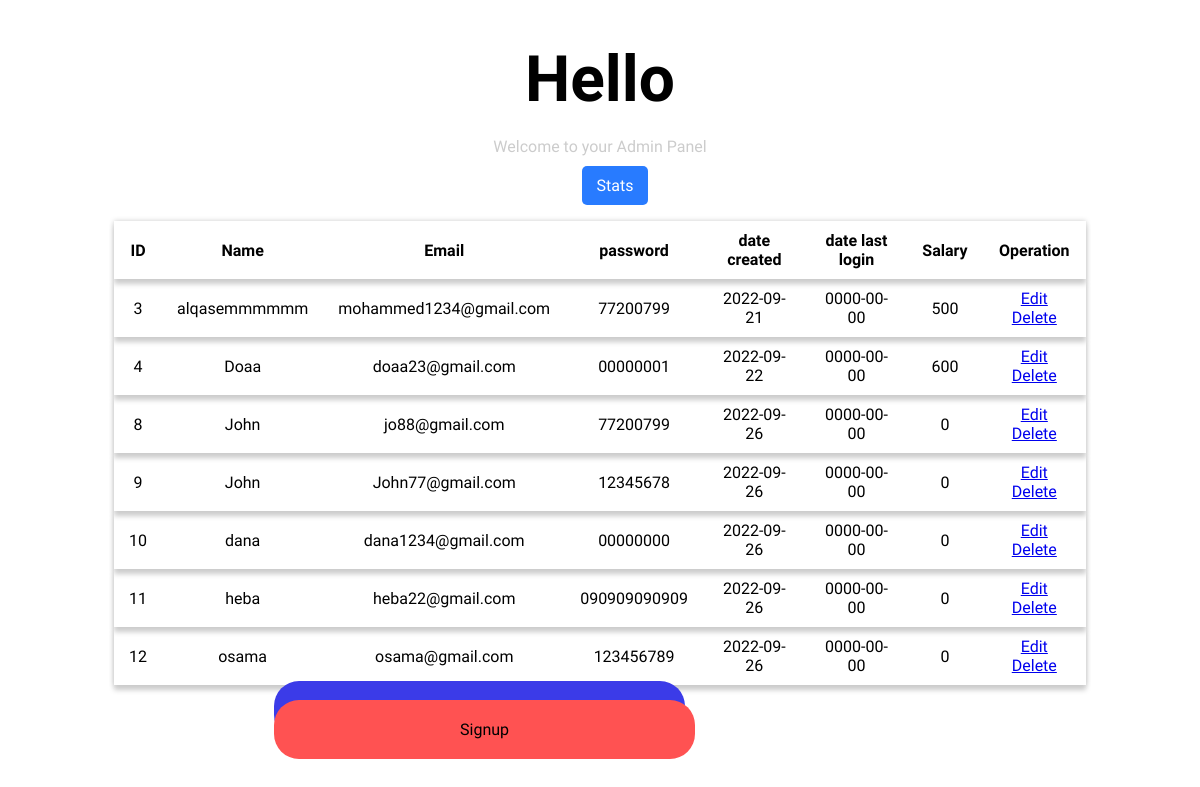
/main/index.php, run on the app's committed database.
### tables this page shows
CREATE TABLE `user` (
  `id` int(50) NOT NULL,
  `firstname` varchar(100) NOT NULL,
  `middlename` varchar(100) NOT NULL,
  `lastname` varchar(100) NOT NULL,
  `familyname` varchar(100) NOT NULL,
  `email` varchar(100) NOT NULL,
  `password` varchar(100) NOT NULL,
  `phone` bigint(100) NOT NULL,
  `dob` varchar(100) NOT NULL,
  `date_created` date NOT NULL,
  `date_lastLogged` date NOT NULL,
  `role` varchar(100) NOT NULL,
  `salary` int(100) NOT NULL
);

### main/index.php (the view, shortened to what this page needs)
<?php
    require_once("../includes/connection.php");
?>
<!DOCTYPE html>
<html lang="en">
<head>
    <link rel="stylesheet" href="../css/style.css">
</head>
<body>
    <section id="home" class="homeContainer">
        <div class="welcomeContainer">
            <div class="welcomeTitle">
                <h1>Hello <?php echo $_SESSION['username']; ?></h1>
            </div>
            <div class="welcomeSubTitle">
                <p>Welcome to your Admin Panel</p>
            </div>
            <div class="stats">
                <a href="stats.php">Stats</a>
            </div>
            <?php
                $fetchDetails = mysqli_query($conn, "SELECT * FROM user WHERE role NOT IN ('Super admin')");
            ?>
            <div class="tableContainer">
                <table>
                    <tr>
                        <th>ID</th>
                        <th>Name</th>
                        <th>Email</th>
                        <th>password</th>
                        <th>date created</th>
                        <th>date last login</th>
                        <th>Salary</th>
                        <th>Operation</th>
                    </tr>
                    <?php
                    while($data = mysqli_fetch_array($fetchDetails))
                    {
                        ?>
                        <tr>
                            <td><?php echo $data['id']; ?></td>
                            <td><?php echo $data['firstname']; ?></td>
                            <td><?php echo $data['email']; ?></td>
                            <td><?php echo $data['password']; ?></td>
                            <td><?php echo $data['date_created']; ?></td>
                            <td><?php echo $data['date_lastLogged']; ?></td>
                            <td><?php echo $data['salary']; ?></td>
                            <td>
                                <a href="<?php echo 'index.php?edit='. $data['id']; ?>">Edit</a>
                                <a href="<?php echo 'index.php?delete='. $data['id']; ?>">Delete</a>
                            </td>
                        </tr>
                        <?php
                    }
                    ?>
                </table>
            </div>
            <div class="welcomeBtns">
                <div class="btns">
                    <?php if(isset($_SESSION['login'])): ?>
                        <a style="margin: 0 0 0 180px; position: relative; top: 100px;" class="login" href="../pages/logout.php">Logout</a>
                    <?php else: ?>
                        <a class="login" href="../pages/login.php">Login</a>
                        <a class="signup" href="../pages/signup.php">Signup</a>
                    <?php endif; ?>
                </div>
            </div>
        </div>
    </section>
</body>
</html>

### css/style.css (style rules this page uses)
* { margin: 0; padding: 0; font-family: 'K2D', sans-serif; }
#home { width: 100%; height: 90vh; }
.welcomeContainer { width: 90%; margin: 2rem auto; height: 95vh; }
.welcomeTitle { padding: 10px 15px; }
.welcomeTitle h1 { text-align: center; font-size: 4em; }
.welcomeSubTitle { padding: 10px 15px; }
.welcomeSubTitle p { text-align: center; color: #ccc; }
.welcomeBtns { width: 90%; margin: 1rem auto; }
.welcomeBtns a { text-decoration: none; padding: 20px 186px; border-radius: 25px; color: #000; }
.welcomeBtns .btns { width: 80%; margin: 0 0 0 10rem; }
.welcomeBtns .login { background: #3b3be8; color: #fff; transition: 350ms ease-in-out; }
.welcomeBtns .signup { background: #ff5252; transition: 350ms ease-in-out; }
table { width: 90%; margin: 1rem auto; box-shadow: 0 0 5px #ccc; border-collapse: collapse; }
table th, table td { text-align: center; padding: 10px 15px; }
table tr { box-shadow: 0 5px 5px #ccc; }
.stats { width: 100%; padding: 10px 15px; text-align: center; }
.stats a { text-decoration: none; text-align: center; color: #fff; padding: 10px 15px; background: #287bff; border-radius: 5px; }

### data on the page
user: id "3", firstname "alqasemmmmmm", email "mohammed1234@gmail.com", password "77200799", date_created "2022-09-21", date_lastLogged "0000-00-00", salary "500"
user: id "4", firstname "Doaa", email "doaa23@gmail.com", password "00000001", date_created "2022-09-22", date_lastLogged "0000-00-00", salary "600"
user: id "8", firstname "John", email "jo88@gmail.com", password "77200799", date_created "2022-09-26", date_lastLogged "0000-00-00", salary "0"
user: id "9", firstname "John", email "John77@gmail.com", password "12345678", date_created "2022-09-26", date_lastLogged "0000-00-00", salary "0"
user: id "10", firstname "dana", email "dana1234@gmail.com", password "00000000", date_created "2022-09-26", date_lastLogged "0000-00-00", salary "0"
user: id "11", firstname "heba", email "heba22@gmail.com", password "090909090909", date_created "2022-09-26", date_lastLogged "0000-00-00", salary "0"
user: id "12", firstname "osama", email "osama@gmail.com", password "123456789", date_created "2022-09-26", date_lastLogged "0000-00-00", salary "0"
